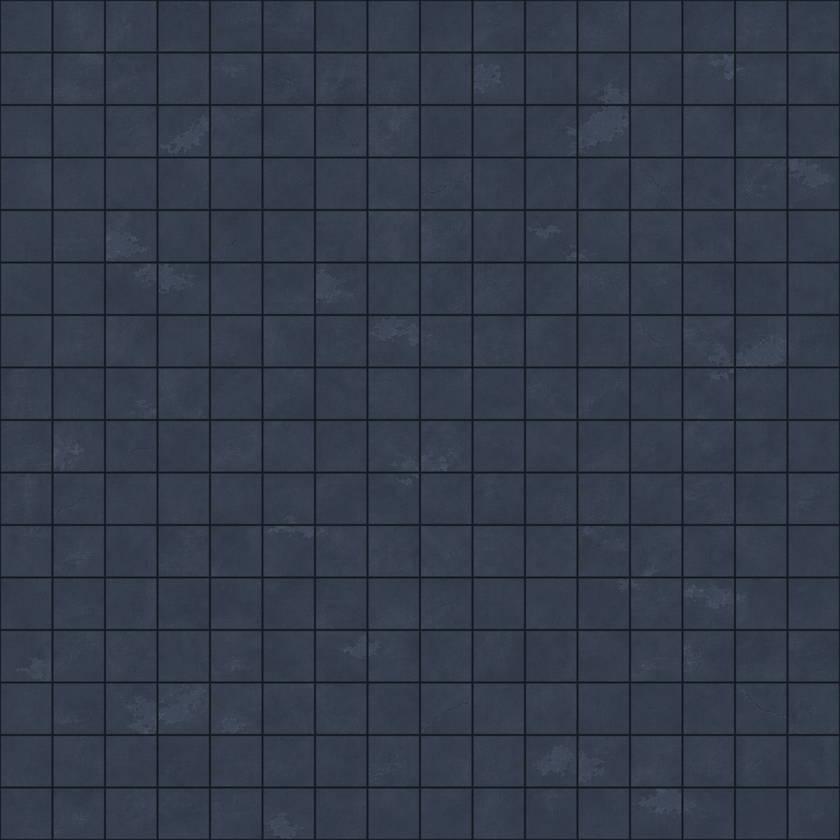
#> input picture assets/world/lab5_floor_2048.png, 840 x 840 px, shrunk from 2048 x 2048 before the run
$ python floor_flush.py
#> lines starting #> are read from the running program, lines starting #| are printed output that depends on the picture
"""Make the lab floor's FLUSH derivative: the slabs of lab5_floor_2048.png meet without the dark grout lines
(Daniele 2026-11-07: "you mustn't see the space between them; it should read as one actual pavement").

The source has a regular grout grid: every 128 px (2 m at 64 px/m), 4 px of grout (#1C1C1C) at k*128-2 .. k*128+1 plus a
2 px bevel each side, wrapping at the tile's edge. For every line, the band k*128-6 .. k*128+5 is rebuilt from each
neighbouring slab's own pixels mirrored across the band edge (so grain, stains and tone stay the slab's), the two halves
meet over a 4 px blend at the joint, and a 1 px hairline marks the joint SEAM_DARK darker. Vertical lines first, then
horizontal ones on the result (so the crossings come from fixed pixels). Indexing wraps, so the tile stays seamless.
The original is never touched.

    python tools/floor_flush.py [src] [dst]
      default src assets/world/lab5_floor_2048.png -> dst assets/world/lab5_floor_2048_flush.png
"""
import sys
from pathlib import Path

import numpy as np
from PIL import Image

PITCH = 128        # px between grout lines (2 m)
HALF_L = 6         # band = [x0 - HALF_L, x0 + HALF_R]
HALF_R = 5
BLEND = 4          # px over which the two slabs meet
SEAM_DARK = 0.05   # the hairline: this much darker (<= 6 %)
SEAM_COL = -1      # the hairline's offset from k * PITCH (the grout's centre is at -0.5)


def flush_axis(a: np.ndarray) -> np.ndarray:
    """Rebuild every vertical grout band of a (H, W, 3 float); returns a new array."""
    out = a.copy()
    w = a.shape[1]
    lo = -HALF_L
    n = HALF_L + HALF_R + 1
    for x0 in range(0, w, PITCH):
        for j in range(n):
            x = x0 + lo + j
            xl = x0 + lo - 1 - j                     # mirrored across the band's left edge
            xr = x0 + HALF_R + 1 + (n - 1 - j)       # mirrored across the band's right edge
            c = (j + 0.5) - (n / 2.0)                # px from the band's middle
            t = np.clip(c / BLEND + 0.5, 0.0, 1.0)
            t = t * t * (3.0 - 2.0 * t)
            out[:, x % w] = a[:, xl % w] * (1.0 - t) + a[:, xr % w] * t
        out[:, (x0 + SEAM_COL) % w] *= 1.0 - SEAM_DARK
    return out


def main() -> None:
    root = Path(__file__).resolve().parent.parent
    src = Path(sys.argv[1]) if len(sys.argv) > 1 else root / "assets/world/lab5_floor_2048.png"
    dst = Path(sys.argv[2]) if len(sys.argv) > 2 else root / "assets/world/lab5_floor_2048_flush.png"
    if src.resolve() == dst.resolve():
        raise SystemExit("refusing to overwrite the original")
    a = np.asarray(Image.open(src).convert("RGB")).astype(np.float64)
    a = flush_axis(a)                                       # vertical lines
    a = flush_axis(a.transpose(1, 0, 2)).transpose(1, 0, 2)  # horizontal lines
    Image.fromarray(np.clip(np.rint(a), 0, 255).astype(np.uint8)).save(dst, optimize=True)
    # report: the darkest line profile left (column / row means vs the median), the wrap seam
    L = a.mean(2)
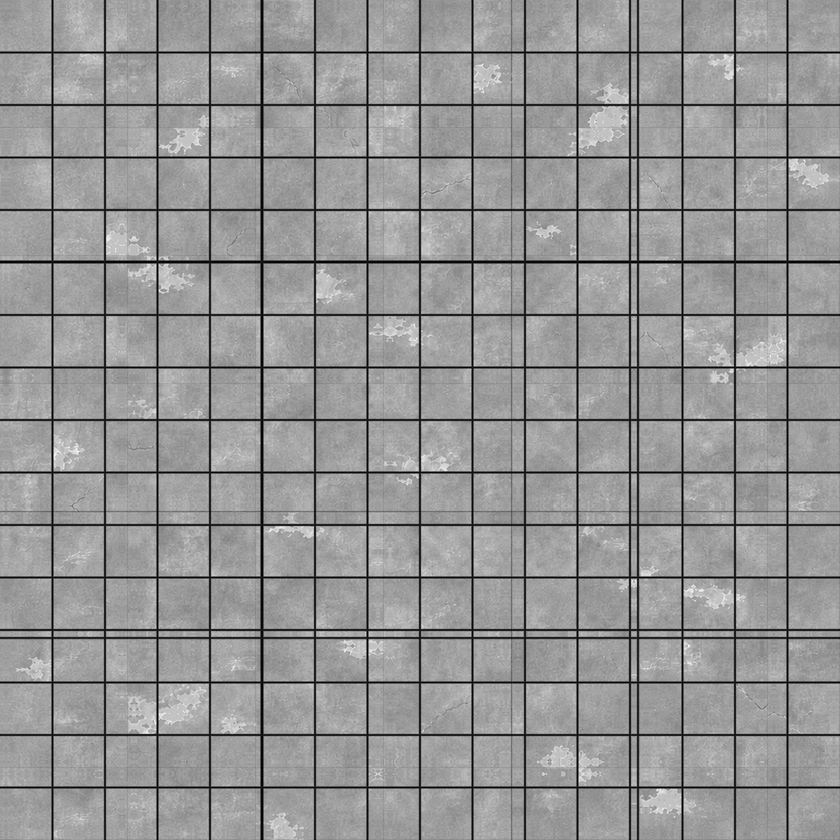
#> L: shape (840, 840) float64; min 22.33, max 89.33, mean 61.9; drawn with min black and max white
    for name, prof in (("cols", L.mean(0)), ("rows", L.mean(1))):
        med = float(np.median(prof))
        print("%s: darkest line %.1f %% below the median" % (name, 100.0 * (1.0 - prof.min() / med)))
#> this loop made 2 passes
#> (name, med) on passes 1 to 2: ('cols', 63.29), ('rows', 63.37)
#| cols: darkest line 61.9 % below the median
#| rows: darkest line 61.9 % below the median
    print("wrap: |col0-col2047| %.2f, |row0-row2047| %.2f (neighbouring columns differ by %.2f)" % (
        np.abs(L[:, 0] - L[:, -1]).mean(), np.abs(L[0] - L[-1]).mean(), np.abs(L[:, 500] - L[:, 501]).mean()))
#| wrap: |col0-col2047| 3.27, |row0-row2047| 2.93 (neighbouring columns differ by 1.18)
    print("wrote", dst)


if __name__ == "__main__":
    main()
